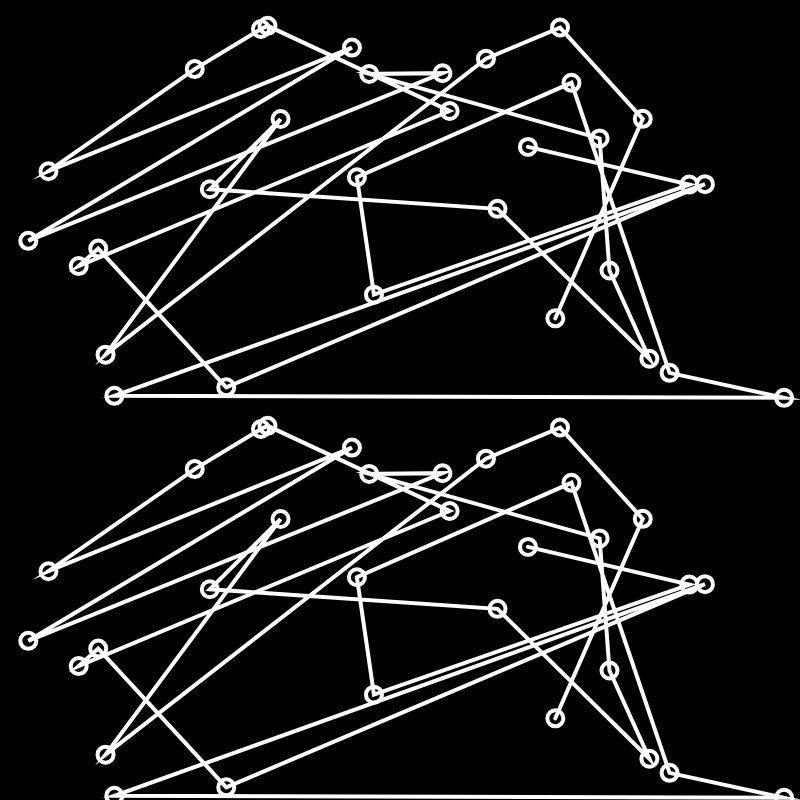
Frame 1 (no input)
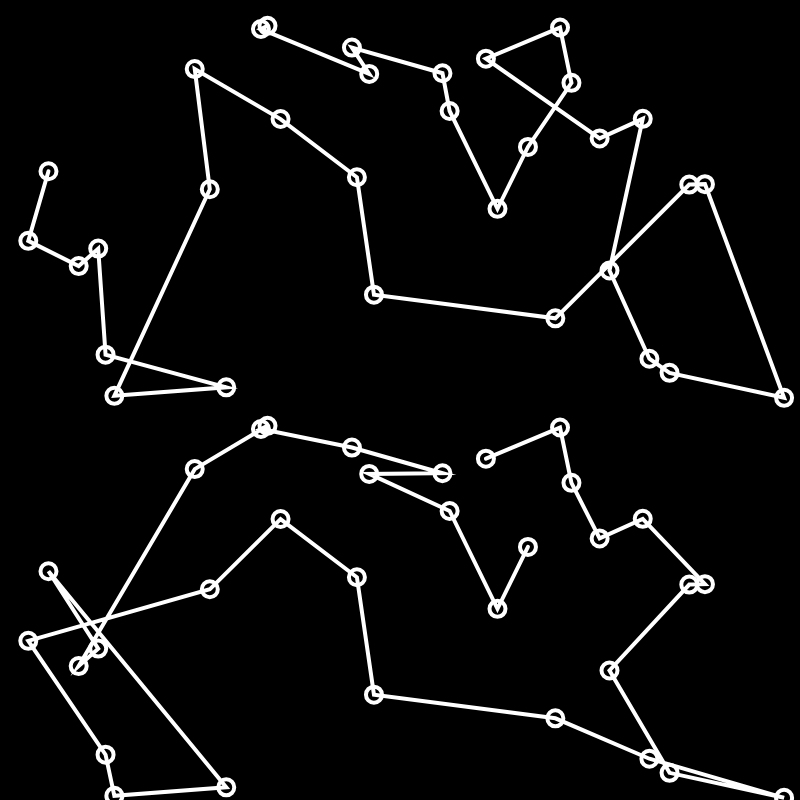
Frame 60 (no input)
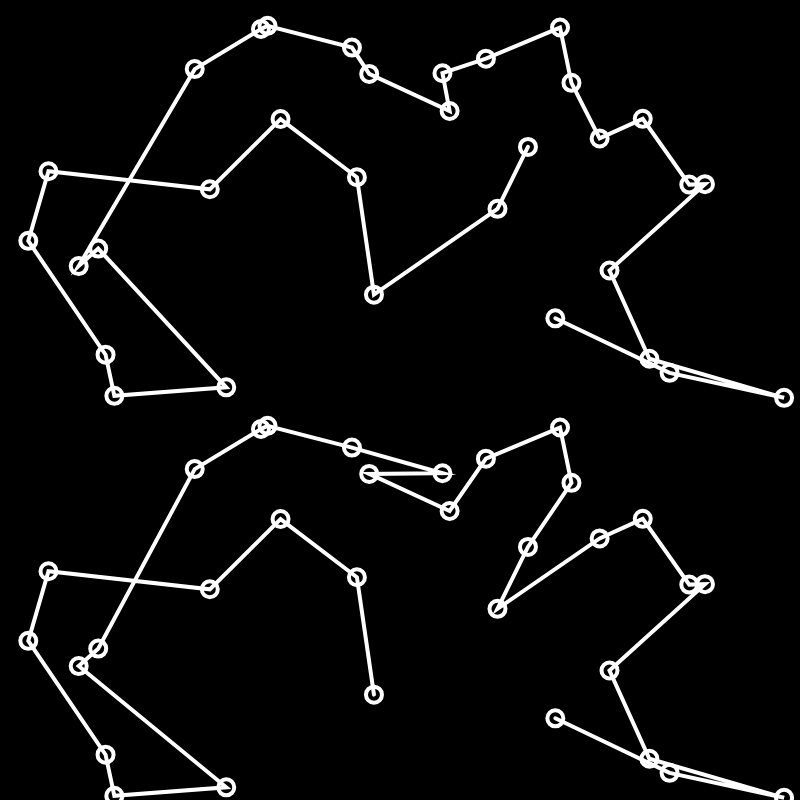
Frame 120 (the mouse pressed at the canvas centre since frame 60)

The p5.js sketch that drew these frames (run headless with seeded random() and noise() and a simulated clock; from frame 60 on, the mouse is pressed at the canvas centre):

// p5.js sketch
// ── sketch.js
let cities = [];
const totalCitites = 32;

const popSize = 500;
let population = [];
let fitness = [];

let recordDistance = Infinity;
let bestEver;
let currentBest;

function setup() {
  createCanvas(800, 800);
  const order = [];
  for (let i = 0; i < totalCitites; i++) {
    const v = createVector(random(width), random(height / 2));
    cities[i] = v;
    order[i] = i;
  }

  for (let i = 0; i < popSize; i++) {
    population[i] = shuffle(order);
  }
}

function drawSolution(solution) {
  stroke(255);
  strokeWeight(4);
  noFill();

  beginShape();
  for (let i = 0; i < solution.length; i++) {
    const n = solution[i];
    const { x, y } = cities[n];
    vertex(x, y);
    ellipse(x, y, 16, 16);
  }
  endShape();
}

function draw() {
  background(0);

  calculateFitness();
  normalizeFitness();
  nextGeneration();

  drawSolution(bestEver);

  translate(0, height / 2);

  drawSolution(currentBest);
}

function swap(a, i, j) {
  [a[i], a[j]] = [a[j], a[i]];
}

function calcDistance(points, order) {
  let sum = 0;
  for (let i = 0; i < order.length - 1; i++) {
    const { x: x1, y: y1 } = points[order[i]];
    const { x: x2, y: y2 } = points[order[i + 1]];
    sum += dist(x1, y1, x2, y2);
  }
  return sum;
}

// ── ga.js
function calculateFitness() {
  let currentRecord = Infinity;
  for (let i = 0; i < population.length; i++) {
    const d = calcDistance(cities, population[i]);
    if (d < recordDistance) {
      recordDistance = d;
      bestEver = population[i];
    }
    if (d < currentRecord) {
      currentRecord = d;
      currentBest = population[i];
    }
    fitness[i] = 1 / (pow(d, 8) + 1);
  }
}

function normalizeFitness() {
  let sum = fitness.reduce((acc, val) => acc + val, 0);
  fitness = fitness.map((f) => f / sum);
}

function nextGeneration() {
  let newPopulation = [];
  for (let i = 0; i < population.length; i++) {
    const orderA = pickOne(population, fitness);
    const orderB = pickOne(population, fitness);
    const order = crossOver(orderA, orderB);
    mutate(order, 0.01);
    newPopulation.push(order);
  }
  population = newPopulation;
}

function pickOne(list, prob) {
  let idx = 0;
  let r = random(1);
  while (r > 0) {
    r = r - prob[idx++];
  }
  if (idx > 0) idx--;
  return list[idx].slice();
}

function crossOver(orderA, orderB) {
  const start = floor(random(orderA.length));
  const end = floor(random(start + 1, orderA.length));
  const neworder = orderA.slice(start, end);
  for (let i = 0; i < orderB.length; i++) {
    const city = orderB[i];
    if (!neworder.includes(city)) neworder.push(city);
  }
  return neworder;
}

function mutate(order, mutationRate) {
  for (let i = 0; i < totalCitites; i++) {
    if (random(1) < mutationRate) {
      const idxA = floor(random(order.length));
      const idxB = (idxA + 1) % totalCitites;
      swap(order, idxA, idxB);
    }
  }
}
